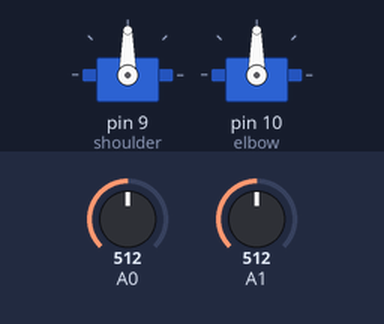
Bench run of a sketch on a simulated Arduino Uno, built with avr-gcc and run on an emulated ATmega328P. On the bench: 2 × servo. Inputs (shaded band) come from the test bench; at power-on: A0 = 512, A1 = 512.

Above: at 1.2 s.
1.3 s: A0 set to 716
At 2.3 s:
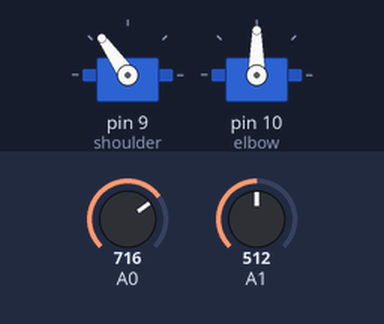
2.8 s: A1 set to 716
At 3.4 s:
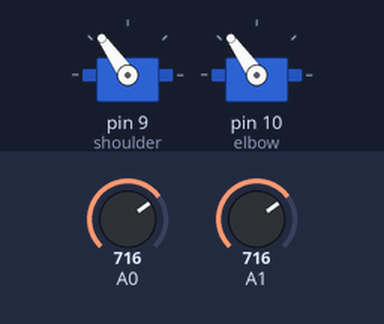
4.3 s: A0 set to 900
At 4.6 s:
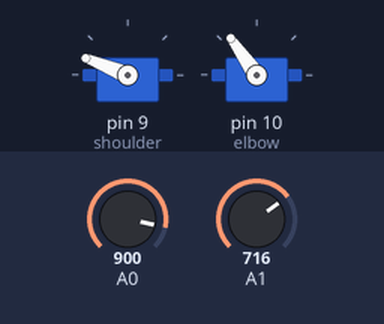
5.8 s: A1 set to 900
At 6.9 s:
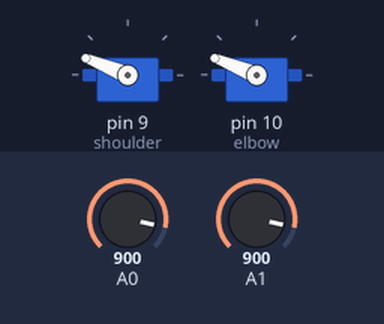
7.3 s: A0 set to 1023
At 8.0 s:
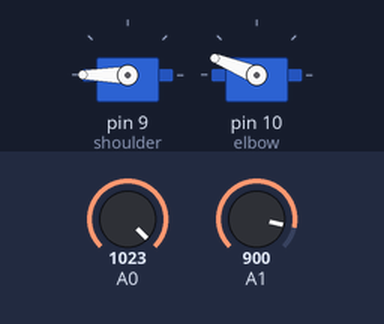
8.8 s: A1 set to 1023
At 9.2 s:
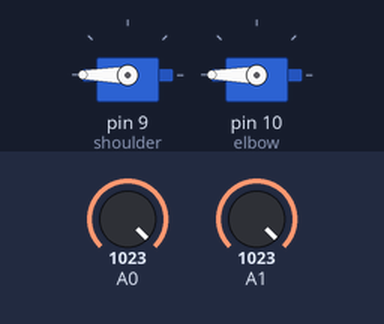
Timing chart, 0 to 11.3 s (numbered marks = the images above; inputs shaded):
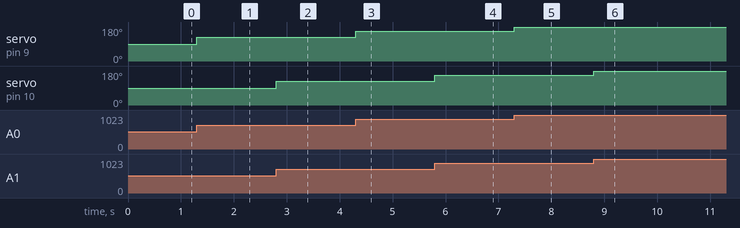

The sketch:

robot_arm_fk_470.ino
```cpp
// snippet: robot_arm_fk_470
// tags: robot, arm, fk, forward-kinematics, servo
// boards: avr, megaavr, nano33iot, rp2040
// not-tags: romi32u4
// library: Servo
// description: FK with singularity detection: for a 2-DOF arm, detect when |θ2| < 5° (nearly straight arm, Jacob…
// prompts: singularity, detection, 2-dof, detect, (nearly, straight
// verified: compile-only
// source: kd-generated (id 470)
// exact-include: Servo.h, math.h

#include <Servo.h>
#include <math.h>

const float L1 = 15.0; // Length of first link in cm
const float L2 = 10.0; // Length of second link in cm
const float THETA2_SINGULARITY = 5.0; // Singularity threshold in degrees

Servo shoulder;
Servo elbow;

float lastValidTheta1 = 0.0;
float lastValidTheta2 = 0.0;

void setup() {
  Serial.begin(9600);
  shoulder.attach(9);
  elbow.attach(10);
}

void loop() {
  float theta1 = map(analogRead(A0), 0, 1023, 0, 180);
  float theta2 = map(analogRead(A1), 0, 1023, 0, 180);

  if (abs(theta2) < THETA2_SINGULARITY) {
    Serial.println("SINGULARITY WARNING");
    shoulder.write(constrain((int)lastValidTheta1, 0, 180));
    elbow.write(constrain((int)lastValidTheta2, 0, 180));
  } else {
    lastValidTheta1 = theta1;
    lastValidTheta2 = theta2;
    shoulder.write(constrain((int)theta1, 0, 180));
    elbow.write(constrain((int)theta2, 0, 180));
  }
}
```

Measured:
- after the input at 1.3 s, servo on pin 9 (shoulder): 90° → 125° at once
- after the input at 2.8 s, servo on pin 10 (elbow): 90° → 125° at once
- after the input at 4.3 s, servo on pin 9 (shoulder): 125° → 158° at once
- after the input at 5.8 s, servo on pin 10 (elbow): 125° → 158° at once
- after the input at 7.3 s, servo on pin 9 (shoulder): 158° → 180° at once
- after the input at 8.8 s, servo on pin 10 (elbow): 158° → 180° at once
